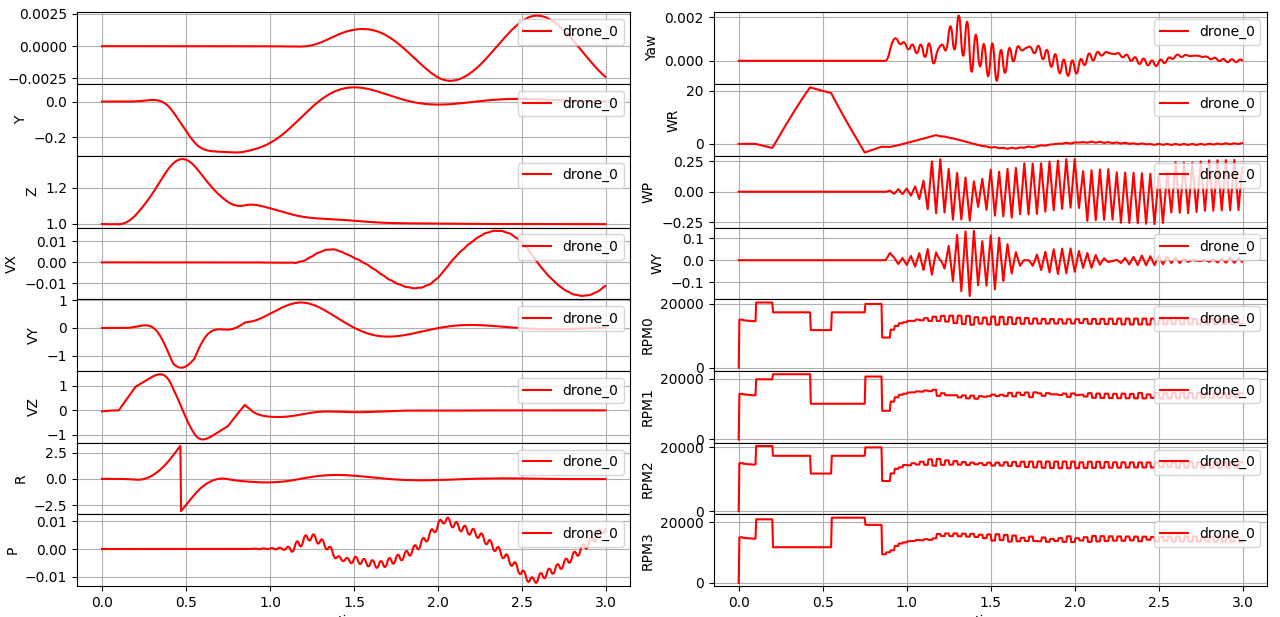

Reproduce this figure in Python.
"""Script demonstrating the ILC flip algorithm.

The simulation is run by a `CtrlAviary` or `VisionAviary` environment.
The control is given by the PID implementation in `DSLPIDControl`.

Example
-------
In a terminal, run as:

    $ python flip.py

Notes
-----


"""
import sys
sys.path.append('C:/Users/Peter/Documents/python/gym-pybullet-drones-0.5.2/')
import os
import time
import argparse
from datetime import datetime
import pdb
import math
import random
import numpy as np
import pybullet as p
import matplotlib.pyplot as plt
from scipy.spatial.transform import Rotation


from gym_pybullet_drones.envs.BaseAviary import DroneModel, Physics
from gym_pybullet_drones.envs.CtrlAviary import CtrlAviary
from gym_pybullet_drones.envs.VisionAviary import VisionAviary
from gym_pybullet_drones.control.DSLPIDControl import DSLPIDControl
from gym_pybullet_drones.control.Flip import Flip
from gym_pybullet_drones.control.SimplePIDControl import SimplePIDControl
from gym_pybullet_drones.utils.Logger import Logger
from gym_pybullet_drones.utils.utils import sync, str2bool

if __name__ == "__main__":

    #### Define and parse (optional) arguments for the script ##
    parser = argparse.ArgumentParser(description='Helix flight script using CtrlAviary or VisionAviary and DSLPIDControl')
    parser.add_argument('--drone',              default="cf2p",     type=DroneModel,    help='Drone model (default: CF2X)', metavar='', choices=DroneModel)
    parser.add_argument('--num_drones',         default=1,          type=int,           help='Number of drones (default: 3)', metavar='')
    parser.add_argument('--physics',            default="pyb",      type=Physics,       help='Physics updates (default: PYB)', metavar='', choices=Physics)
    parser.add_argument('--vision',             default=False,      type=str2bool,      help='Whether to use VisionAviary (default: False)', metavar='')
    parser.add_argument('--gui',                default=True,       type=str2bool,      help='Whether to use PyBullet GUI (default: True)', metavar='')
    parser.add_argument('--record_video',       default=False,      type=str2bool,      help='Whether to record a video (default: False)', metavar='')
    parser.add_argument('--plot',               default=True,       type=str2bool,      help='Whether to plot the simulation results (default: True)', metavar='')
    parser.add_argument('--user_debug_gui',     default=False,      type=str2bool,      help='Whether to add debug lines and parameters to the GUI (default: False)', metavar='')
    parser.add_argument('--aggregate',          default=False,      type=str2bool,      help='Whether to aggregate physics steps (default: False)', metavar='')
    parser.add_argument('--obstacles',          default=False,       type=str2bool,      help='Whether to add obstacles to the environment (default: True)', metavar='')
    parser.add_argument('--simulation_freq_hz', default=240,        type=int,           help='Simulation frequency in Hz (default: 240)', metavar='')
    parser.add_argument('--control_freq_hz',    default=40,         type=int,           help='Control frequency in Hz (default: 48)', metavar='')
    parser.add_argument('--duration_sec',       default=2,          type=int,           help='Duration of the simulation in seconds (default: 5)', metavar='')
    ARGS = parser.parse_args()

    #### Initialize the simulation #############################
    over = False  # it is obviously not over
    neg_time = False  # we hope that time is always positive
    H = 1
    H_STEP = .05
    R = .3
    INIT_XYZS = np.array([[0, 0, H+i*H_STEP] for i in range(ARGS.num_drones)])
    AGGR_PHY_STEPS = int(ARGS.simulation_freq_hz/ARGS.control_freq_hz) if ARGS.aggregate else 1

    #### Create the environment with or without video capture ##
    if ARGS.vision:
        env = VisionAviary(drone_model=ARGS.drone,
                           num_drones=ARGS.num_drones,
                           initial_xyzs=INIT_XYZS,
                           physics=ARGS.physics,
                           neighbourhood_radius=10,
                           freq=ARGS.simulation_freq_hz,
                           aggregate_phy_steps=AGGR_PHY_STEPS,
                           gui=ARGS.gui,
                           record=ARGS.record_video,
                           obstacles=ARGS.obstacles
                           )
    else:
        env = CtrlAviary(drone_model=ARGS.drone,
                         num_drones=ARGS.num_drones,
                         initial_xyzs=INIT_XYZS,
                         physics=ARGS.physics,
                         neighbourhood_radius=10,
                         freq=ARGS.simulation_freq_hz,
                         aggregate_phy_steps=AGGR_PHY_STEPS,
                         gui=ARGS.gui,
                         record=ARGS.record_video,
                         obstacles=ARGS.obstacles,
                         user_debug_gui=ARGS.user_debug_gui
                         )

    #### Obtain the PyBullet Client ID from the environment ####
    PYB_CLIENT = env.getPyBulletClient()

    #### Initialize trajectory ######################
    # write PI controller
    PERIOD = 2
    NUM_WP = ARGS.control_freq_hz*PERIOD # number of work points
    TARGET_POS = np.zeros((NUM_WP,3))   # target positions
    for i in range(NUM_WP):
        TARGET_POS[i, :] = INIT_XYZS[0, 0], INIT_XYZS[0, 1], INIT_XYZS[0, 2]
    wp_counters = np.array([int((i*NUM_WP/6)%NUM_WP) for i in range(ARGS.num_drones)])

    #### Initialize the logger #################################
    logger = Logger(logging_freq_hz=int(ARGS.simulation_freq_hz/AGGR_PHY_STEPS),
                    num_drones=ARGS.num_drones
                    )

    #### Initialize the controllers ############################
    ctrl = [DSLPIDControl(env) for i in range(ARGS.num_drones)]
    flip = Flip()
    paramfile = open("params.txt", "r")
    data = paramfile.readline().strip().strip("[]").split(",")
    params = [float(i) for i in data]

    params = flip.get_initial_parameters()
    params = np.abs(params)

    params = np.array([18.78215108032221, 0.08218741361206124, 0.12091343074644069, 17.951940703885207, 0.05507561729533186])
    # params = np.array([19.36300493240688, 0.08104484301761827, 0.1276666295837599, 19.608747246494072, 0.06144706121321647])
    # params = np.array([18.039406991902837, 0.0963130036564409, 0.12099378836285485, 17.64388508206304,  0.09557917588191489])
    sections = flip.get_sections(params)  # [(ct1, theta_d1, t1), (ct2,...
    sections = [(0.5259002302490219, [-42.3460349453322, 0, 0], 0.07218741361206124),
                (0.37948400000000004, [297.82962025316453, 0, 0], 0.22265134040164056),
                (0.17488800000000002, [0, 0, 0], 0.12091343074644069),
                (0.37948400000000004, [-297.82962025316453, 0, 0], 0.22192533330433778),
                (0.5026543397087858, [59.265512237276155, 0, 0], 0.05507561729533186)]

    print(sections)
    T = np.zeros(5)
    for i in range(len(sections)):
        T[i] = sections[i][2]
        if T[i] < 0:
            neg_time = True
    T = np.abs(T)
    for i in range(1, len(sections)):
        T[i] = T[i-1] + T[i]
    T = T*env.SIM_FREQ + ARGS.simulation_freq_hz/10

    #### Run the simulation ####################################
    CTRL_EVERY_N_STEPS = int(np.floor(env.SIM_FREQ/ARGS.control_freq_hz))
    action = {str(i): np.array([0,0,0,0]) for i in range(ARGS.num_drones)}
    START = time.time()
    for i in range(0, int(ARGS.duration_sec*env.SIM_FREQ), AGGR_PHY_STEPS):

        #### Make it rain rubber ducks #############################
        # if i/env.SIM_FREQ>5 and i%10==0 and i/env.SIM_FREQ<10: p.loadURDF("duck_vhacd.urdf", [0+random.gauss(0, 0.3),-0.5+random.gauss(0, 0.3),3], p.getQuaternionFromEuler([random.randint(0,360),random.randint(0,360),random.randint(0,360)]), physicsClientId=PYB_CLIENT)

        #### Step the simulation ###################################
        obs, reward, done, info = env.step(action)

        #### Compute control at the desired frequency ##############
        if i%CTRL_EVERY_N_STEPS == 0:
            #### Compute control for the current way point #############
            for j in range(ARGS.num_drones):
                if i < ARGS.simulation_freq_hz/10:
                    action[str(j)], _, _ = ctrl[j].computeControlFromState(control_timestep=CTRL_EVERY_N_STEPS*env.TIMESTEP,
                                                                           state=obs[str(j)]["state"],
                                                                           target_pos=np.hstack([TARGET_POS[wp_counters[j], 0:3]])
                                                                           )
                elif not over:
                    try:
                        num_sec = np.min([k for k, x in enumerate(T) if i/x < 1])  # decide in which section we are
                    except:
                        over = True  # the flipping maneuvre is over
                        print(['Flipping is over at t=', float(i) / env.SIM_FREQ, ', position ',
                               obs[str(j)]["state"][0:3], ', attitude ', p.getEulerFromQuaternion(obs[str(j)]["state"][3:7])])
                        end_pos = obs[str(j)]["state"][0:3]
                        end_vel = obs[str(j)]["state"][10:13]
                        new_target = end_pos + 0.5*end_vel
                        new_target[2] = new_target[2] - 1
                        afterT = np.array([np.linspace(new_target[i], 0, 10) for i in range(3)])
                        after = 0
                        # ctrl[j].reset()
                    finally:
                        action[str(j)] = flip.compute_control_from_section(sections[num_sec], obs[str(j)]["state"][9:12])
                elif i < 1.5*ARGS.simulation_freq_hz:
                    action[str(j)], pos_e, pitch_e = ctrl[j].computeControlFromState(control_timestep=CTRL_EVERY_N_STEPS * env.TIMESTEP,
                                                                           state=obs[str(j)]["state"],
                                                                           target_pos=[0,0,1],#new_target + [0, 0, 1],
                                                                           target_rpy=[0, 0, 0]
                                                                           )
                else:
                    set_point = afterT[:, after]
                    if not i % 20 and after < len(afterT[1, :])-1:
                        after = after+1
                    action[str(j)], _, _ = ctrl[j].computeControlFromState(
                            control_timestep=CTRL_EVERY_N_STEPS * env.TIMESTEP,
                            state=obs[str(j)]["state"],
                            target_pos=[0,0,1], #set_point + [0, 0, 1],
                            target_rpy=[0, 0, 0]
                            )

            #### Go to the next way point and loop #####################
            for j in range(ARGS.num_drones):
                wp_counters[j] = wp_counters[j] + 1 if wp_counters[j] < (NUM_WP-1) else 0

        #### Log the simulation ####################################
        for j in range(ARGS.num_drones):
            logger.log(drone=j,
                       timestamp=i/env.SIM_FREQ,
                       state=obs[str(j)]["state"],
                       control=np.hstack([TARGET_POS[wp_counters[j], 0:2], H+j*H_STEP, np.zeros(9)])
                       )
        time.sleep(0.0005)
        #### Printout ##############################################
        if i%env.SIM_FREQ == 0:
            env.render()
            #### Print matrices with the images captured by each drone #
            if ARGS.vision:
                for j in range(ARGS.num_drones):
                    print(obs[str(j)]["rgb"].shape, np.average(obs[str(j)]["rgb"]),
                          obs[str(j)]["dep"].shape, np.average(obs[str(j)]["dep"]),
                          obs[str(j)]["seg"].shape, np.average(obs[str(j)]["seg"])
                          )

        #### Sync the simulation ###################################
        if ARGS.gui:
            sync(i, START, env.TIMESTEP)
        # if over:
        #     break

    #### Close the environment #################################
    env.close()

    #### Save the simulation results ###########################
    logger.save()

    if neg_time:
        print("There was a negative time variable :(")

    #### Plot the simulation results ###########################
    if ARGS.plot:
        logger.plot()


